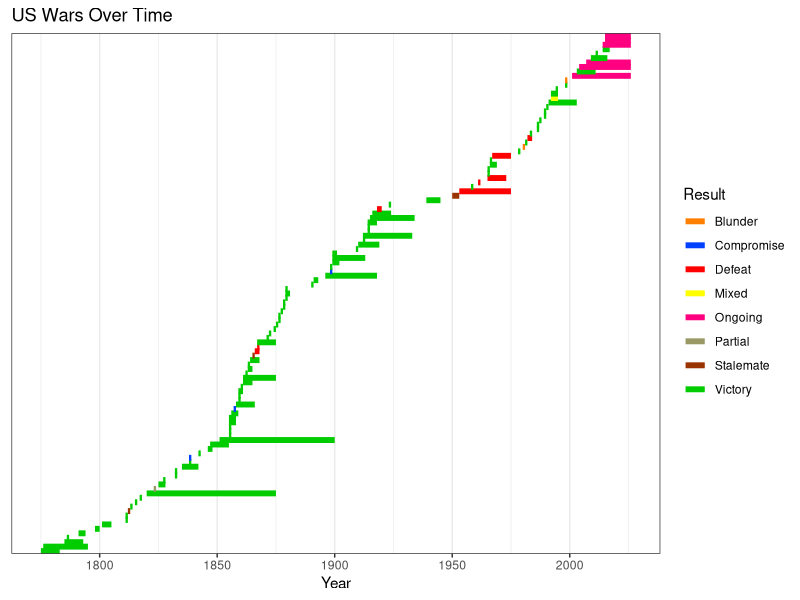

R code for this plot:
library(ggplot2)

# Read from csv 
wars <- read.csv("./data/wars.csv")

# Order dataframe 
wars$Name <- factor(wars$Name, levels = wars$Name[order(wars$Start)])

# Fill end dates for 1 year wars
wars$End[is.na(wars$End)] <- as.integer(wars$Start[is.na(wars$End)]) + 1

# Fill end dates for ongoing wars
wars$End[wars$Result=="Ongoing"] <- as.integer(format(Sys.Date(), "%Y"))

# Create colour palet 
pal <- c("#ff8000", "#0040ff", "#ff0000", "#ffff00", "#ff0080", "#999966", "#993300", "#00cc00")

# Create basic time plot
timePlot <- ggplot() +
  geom_segment(data = wars, aes(x = Start, xend = End, y = Name, yend = Name, color = Result), size = 2) +
  xlab("Year") +
  ggtitle("US Wars Over Time") +
  scale_colour_manual(values = pal) +
  theme_bw() +
  theme(axis.text.y = element_blank(), 
        axis.ticks.y = element_blank(),
        axis.title.y = element_blank(),
        panel.grid.major.y = element_blank(),
        panel.background = element_blank())

timePlot

